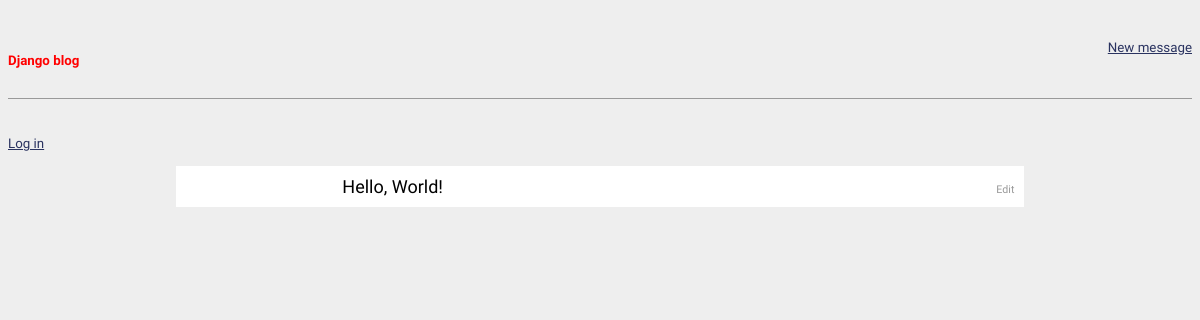
The app's page /messenger/message/1, older data.
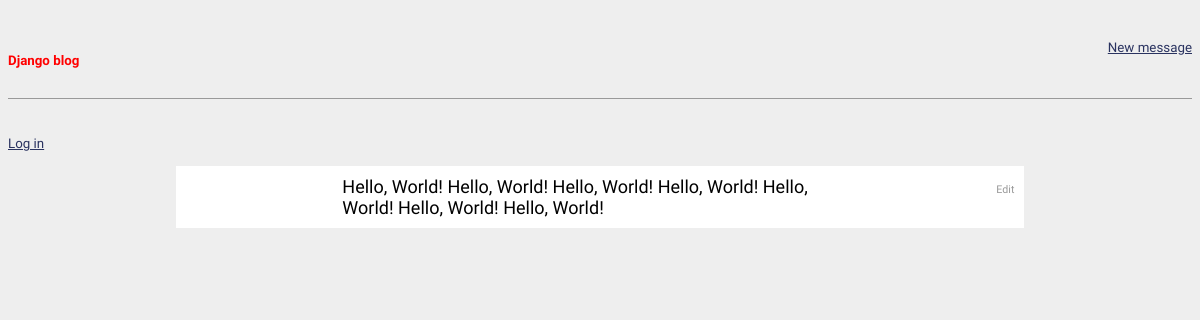
The same page, newer data.
### messenger/models.py (models this page shows, shortened)
class Message(models.Model):
    message_text = models.TextField(max_length=1000)
    author = models.ForeignKey(User, on_delete=models.CASCADE)
    pub_time = models.DateTimeField(auto_now_add=True)
    likes = models.IntegerField(default=0)

### messenger/views.py (the view)
# urls.py: path('message/<int:pk>', views.MessageDetailsView.as_view(), name='message_details'),
class MessageDetailsView(generic.DetailView):
    model = Message
    template_name = 'messenger/message_details.html'
    context_object_name = 'message'

### messenger/templates/messenger/message_details.html (shortened to what this page needs)
{% extends 'base.html' %}
{% load static %}
{% block styles %}<link rel="stylesheet" href="{% static 'messenger/css/message_details.css' %}">{% endblock styles %}
{% block content %}
<div class="message_container">
<font class="message_text">{{ message.message_text }}</font>
</div>
<div>
    <a href="{% url 'messenger:message_edit' message.id %}" class="message_edit_link">Edit</a>
</div>
{% endblock content %}

Row changes from the older to the newer data that the page shows:
changed Message: message_text "Hello, World!" → "Hello, World! Hello, World! Hello, World! Hello, World! Hello, World! Hello, World! Hello, World!"
